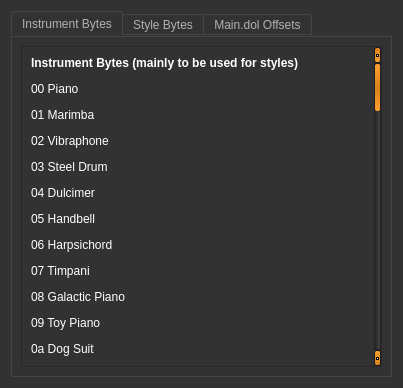
<?xml version="1.0" encoding="UTF-8"?>
<ui version="4.0">
 <class>Dialog</class>
 <widget class="QDialog" name="Dialog">
  <property name="geometry">
   <rect>
    <x>0</x>
    <y>0</y>
    <width>403</width>
    <height>388</height>
   </rect>
  </property>
  <property name="windowTitle">
   <string>Dialog</string>
  </property>
  <property name="styleSheet">
   <string notr="true">QToolTip
{
     border: 1px solid black;
     background-color: #ffa02f;
     padding: 1px;
     border-radius: 3px;
     opacity: 100;
}

QWidget
{
    color: white;
    background-color: #323232;
}

QWidget:item:hover
{
    background-color: QLinearGradient( x1: 0, y1: 0, x2: 0, y2: 1, stop: 0 #ffa02f, stop: 1 #ca0619);
    color: #000000;
}

QWidget:item:selected
{
    background-color: QLinearGradient( x1: 0, y1: 0, x2: 0, y2: 1, stop: 0 #ffa02f, stop: 1 #d7801a);
}

QMenuBar
{
	background: #242424;
}

QMenuBar::item
{
    background: transparent;
}

QMenuBar::item:selected
{
    background: transparent;
    border: 1px solid #ffaa00;
}

QMenuBar::item:pressed
{
    background: #444;
    border: 1px solid #000;
    background-color: QLinearGradient(
        x1:0, y1:0,
        x2:0, y2:1,
        stop:1 #212121,
        stop:0.4 #343434/*,
        stop:0.2 #343434,
        stop:0.1 #ffaa00*/
    );
    margin-bottom:-1px;
    padding-bottom:1px;
}

QMenu
{
    border: 1px solid #000;
}

QMenu::item
{
    padding: 2px 20px 2px 20px;
}

QMenu::item:selected
{
    color: #000000;
}

QWidget:disabled
{
    color: #404040;
    background-color: #323232;
}

QLineEdit
{
    background-color: QLinearGradient( x1: 0, y1: 0, x2: 0, y2: 1, stop: 0 #4d4d4d, stop: 0 #646464, stop: 1 #5d5d5d);
    padding: 1px;
    border-style: solid;
    border: 1px solid #1e1e1e;
    border-radius: 5;
}

QSpinBox
{
    background-color: QLinearGradient( x1: 0, y1: 0, x2: 0, y2: 1, stop: 0 #4d4d4d, stop: 0 #646464, stop: 1 #5d5d5d);
    padding: 1px;
    border-style: solid;
    border: 1px solid #1e1e1e;
    border-radius: 5;
}

QPushButton
{
    color: white;
    background-color: QLinearGradient( x1: 0, y1: 0, x2: 0, y2: 1, stop: 0 #565656, stop: 0.1 #525252, stop: 0.5 #4e4e4e, stop: 0.9 #4a4a4a, stop: 1 #464646);
    border-width: 1px;
    border-color: #1e1e1e;
    border-style: solid;
    border-radius: 6;
    padding: 3px;
    padding-left: 5px;
    padding-right: 5px;
}

QPushButton:pressed
{
    background-color: QLinearGradient( x1: 0, y1: 0, x2: 0, y2: 1, stop: 0 #2d2d2d, stop: 0.1 #2b2b2b, stop: 0.5 #292929, stop: 0.9 #282828, stop: 1 #252525);
}

QComboBox
{
    selection-background-color: #ffaa00;
    background-color: QLinearGradient( x1: 0, y1: 0, x2: 0, y2: 1, stop: 0 #565656, stop: 0.1 #525252, stop: 0.5 #4e4e4e, stop: 0.9 #4a4a4a, stop: 1 #464646);
    border-style: solid;
    border: 1px solid #1e1e1e;
    border-radius: 5;
	padding-left: 4px;
}

QComboBox:hover,QPushButton:hover
{
    border: 2px solid QLinearGradient( x1: 0, y1: 0, x2: 0, y2: 1, stop: 0 #ffa02f, stop: 1 #d7801a);
}


QComboBox:on
{
    background-color: QLinearGradient( x1: 0, y1: 0, x2: 0, y2: 1, stop: 0 #2d2d2d, stop: 0.1 #2b2b2b, stop: 0.5 #292929, stop: 0.9 #282828, stop: 1 #252525);
    selection-background-color: #ffaa00;
}

QComboBox QAbstractItemView
{
    border: 2px solid darkgray;
    selection-background-color: QLinearGradient( x1: 0, y1: 0, x2: 0, y2: 1, stop: 0 #ffa02f, stop: 1 #d7801a);
}

QComboBox::drop-down
{
     subcontrol-origin: padding;
     subcontrol-position: top right;
     width: 15px;

     border-left-width: 0px;
     border-left-color: darkgray;
     border-left-style: solid; /* just a single line */
     border-top-right-radius: 3px; /* same radius as the QComboBox */
     border-bottom-right-radius: 3px;
 }

QComboBox::down-arrow
{
     image: url(:images/images/down_arrow.png);
}

QGroupBox:focus
{
border: 2px solid QLinearGradient( x1: 0, y1: 0, x2: 0, y2: 1, stop: 0 #ffa02f, stop: 1 #d7801a);
}

QTextEdit:focus
{
    border: 2px solid QLinearGradient( x1: 0, y1: 0, x2: 0, y2: 1, stop: 0 #ffa02f, stop: 1 #d7801a);
}

QScrollBar:horizontal {
     border: 1px solid #222222;
     background: QLinearGradient( x1: 0, y1: 0, x2: 0, y2: 1, stop: 0.0 #121212, stop: 0.2 #282828, stop: 1 #484848);
     height: 7px;
     margin: 0px 16px 0 16px;
}

QScrollBar::handle:horizontal
{
      background: QLinearGradient( x1: 0, y1: 0, x2: 1, y2: 0, stop: 0 #ffa02f, stop: 0.5 #d7801a, stop: 1 #ffa02f);
      min-height: 20px;
      border-radius: 2px;
}

QScrollBar::add-line:horizontal {
      border: 1px solid #1b1b19;
      border-radius: 2px;
      background: QLinearGradient( x1: 0, y1: 0, x2: 1, y2: 0, stop: 0 #ffa02f, stop: 1 #d7801a);
      width: 14px;
      subcontrol-position: right;
      subcontrol-origin: margin;
}

QScrollBar::sub-line:horizontal {
      border: 1px solid #1b1b19;
      border-radius: 2px;
      background: QLinearGradient( x1: 0, y1: 0, x2: 1, y2: 0, stop: 0 #ffa02f, stop: 1 #d7801a);
      width: 14px;
     subcontrol-position: left;
     subcontrol-origin: margin;
}

QAbstractItemView
{
    background-color: #121212;
}

QScrollBar::right-arrow:horizontal, QScrollBar::left-arrow:horizontal
{
      border: 1px solid black;
      width: 1px;
      height: 1px;
      background: white;
}

QScrollBar::add-page:horizontal, QScrollBar::sub-page:horizontal
{
      background: none;
}

QScrollBar:vertical
{
      background: QLinearGradient( x1: 0, y1: 0, x2: 1, y2: 0, stop: 0.0 #121212, stop: 0.2 #282828, stop: 1 #484848);
      width: 7px;
      margin: 16px 0 16px 0;
      border: 1px solid #222222;
}

QScrollBar::handle:vertical
{
      background: QLinearGradient( x1: 0, y1: 0, x2: 0, y2: 1, stop: 0 #ffa02f, stop: 0.5 #d7801a, stop: 1 #ffa02f);
      min-height: 20px;
      border-radius: 2px;
}

QScrollBar::add-line:vertical
{
      border: 1px solid #1b1b19;
      border-radius: 2px;
      background: QLinearGradient( x1: 0, y1: 0, x2: 0, y2: 1, stop: 0 #ffa02f, stop: 1 #d7801a);
      height: 14px;
      subcontrol-position: bottom;
      subcontrol-origin: margin;
}

QScrollBar::sub-line:vertical
{
      border: 1px solid #1b1b19;
      border-radius: 2px;
      background: QLinearGradient( x1: 0, y1: 0, x2: 0, y2: 1, stop: 0 #d7801a, stop: 1 #ffa02f);
      height: 14px;
      subcontrol-position: top;
      subcontrol-origin: margin;
}

QScrollBar::up-arrow:vertical, QScrollBar::down-arrow:vertical
{
      border: 1px solid black;
      width: 1px;
      height: 1px;
      background: white;
}


QScrollBar::add-page:vertical, QScrollBar::sub-page:vertical
{
      background: none;
}

QTextEdit
{
    background-color: #242424;
	padding-left: 1px;
}

QPlainTextEdit
{
    background-color: #242424;
}

QHeaderView::section
{
    background-color: QLinearGradient(x1:0, y1:0, x2:0, y2:1, stop:0 #616161, stop: 0.5 #505050, stop: 0.6 #434343, stop:1 #656565);
    color: white;
    padding-left: 4px;
    border: 1px solid #6c6c6c;
}

QCheckBox:disabled
{
color: #414141;
}

QDockWidget::title
{
    text-align: center;
    spacing: 3px; /* spacing between items in the tool bar */
    background-color: QLinearGradient(x1:0, y1:0, x2:0, y2:1, stop:0 #323232, stop: 0.5 #242424, stop:1 #323232);
}

QDockWidget::close-button, QDockWidget::float-button
{
    text-align: center;
    spacing: 1px; /* spacing between items in the tool bar */
    background-color: QLinearGradient(x1:0, y1:0, x2:0, y2:1, stop:0 #323232, stop: 0.5 #242424, stop:1 #323232);
}

QDockWidget::close-button:hover, QDockWidget::float-button:hover
{
    background: #242424;
}

QDockWidget::close-button:pressed, QDockWidget::float-button:pressed
{
    padding: 1px -1px -1px 1px;
}

QMainWindow::separator
{
    background-color: QLinearGradient(x1:0, y1:0, x2:0, y2:1, stop:0 #161616, stop: 0.5 #151515, stop: 0.6 #212121, stop:1 #343434);
    color: white;
    padding-left: 4px;
    border: 1px solid #4c4c4c;
    spacing: 3px; /* spacing between items in the tool bar */
}

QMainWindow::separator:hover
{

    background-color: QLinearGradient(x1:0, y1:0, x2:0, y2:1, stop:0 #d7801a, stop:0.5 #b56c17 stop:1 #ffa02f);
    color: white;
    padding-left: 4px;
    border: 1px solid #6c6c6c;
    spacing: 3px; /* spacing between items in the tool bar */
}

QToolBar::handle
{
     spacing: 3px; /* spacing between items in the tool bar */
     background: url(:images/images/handle.png);
}

QMenu::separator
{
    height: 2px;
    background-color: QLinearGradient(x1:0, y1:0, x2:0, y2:1, stop:0 #161616, stop: 0.5 #151515, stop: 0.6 #212121, stop:1 #343434);
    color: white;
    padding-left: 4px;
    margin-left: 10px;
    margin-right: 5px;
}

QProgressBar
{
    border: 2px solid grey;
    border-radius: 5px;
    text-align: center;
}

QProgressBar::chunk
{
    background-color: #d7801a;
    width: 2.15px;
    margin: 0.5px;
}

QTabBar::tab {
    color: #b1b1b1;
    border: 1px solid #444;
    border-bottom-style: none;
    background-color: #323232;
    padding-left: 10px;
    padding-right: 10px;
    padding-top: 3px;
    padding-bottom: 2px;
    margin-right: -1px;
}

QTabWidget::pane {
    border: 1px solid #444;
    top: 1px;
}

QTabBar::tab:last
{
    margin-right: 0; /* the last selected tab has nothing to overlap with on the right */
    border-top-right-radius: 3px;
}

QTabBar::tab:first:!selected
{
 margin-left: 0px; /* the last selected tab has nothing to overlap with on the right */


    border-top-left-radius: 3px;
}

QTabBar::tab:!selected
{
    color: #b1b1b1;
    border-bottom-style: solid;
    margin-top: 3px;
    background-color: QLinearGradient(x1:0, y1:0, x2:0, y2:1, stop:1 #212121, stop:.4 #343434);
}

QTabBar::tab:selected
{
    border-top-left-radius: 3px;
    border-top-right-radius: 3px;
    margin-bottom: 0px;
}

QTabBar::tab:!selected:hover
{
    /*border-top: 2px solid #ffaa00;
    padding-bottom: 3px;*/
    border-top-left-radius: 3px;
    border-top-right-radius: 3px;
    background-color: QLinearGradient(x1:0, y1:0, x2:0, y2:1, stop:1 #212121, stop:0.4 #343434, stop:0.2 #343434, stop:0.1 #ffaa00);
}

QRadioButton::indicator:checked, QRadioButton::indicator:unchecked{
    color: #b1b1b1;
    background-color: #323232;
    border: 1px solid #b1b1b1;
    border-radius: 6px;
}

QRadioButton::indicator:checked
{
    background-color: qradialgradient(
        cx: 0.5, cy: 0.5,
        fx: 0.5, fy: 0.5,
        radius: 1.0,
        stop: 0.25 #ffaa00,
        stop: 0.3 #323232);
}

QRadioButton::indicator:checked:disabled
{
    background-color: qradialgradient(
        cx: 0.5, cy: 0.5,
        fx: 0.5, fy: 0.5,
        radius: 1.0,
        stop: 0.25 #323232,
        stop: 0.3 #323232);
}

QCheckBox::indicator{
    color: #b1b1b1;
    background-color: #323232;
    border: 1px solid #b1b1b1;
    width: 9px;
    height: 9px;
}

QRadioButton::indicator
{
    border-radius: 6px;
}

QRadioButton::indicator:hover, QCheckBox::indicator:hover
{
    border: 1px solid #ffaa00;
}

QCheckBox::indicator:checked
{
    image:url(:images/images/checkbox.png);
}

QCheckBox::indicator:disabled, QRadioButton::indicator:disabled
{
    border: 1px solid #444;
}</string>
  </property>
  <layout class="QVBoxLayout" name="verticalLayout">
   <item>
    <widget class="QTabWidget" name="MainMenu">
     <property name="currentIndex">
      <number>0</number>
     </property>
     <widget class="QWidget" name="InstrumentBytes">
      <attribute name="title">
       <string>Instrument Bytes</string>
      </attribute>
      <layout class="QVBoxLayout" name="verticalLayout_2">
       <item>
        <widget class="QScrollArea" name="scrollArea_2">
         <property name="widgetResizable">
          <bool>true</bool>
         </property>
         <widget class="QWidget" name="scrollAreaWidgetContents_2">
          <property name="geometry">
           <rect>
            <x>0</x>
            <y>0</y>
            <width>356</width>
            <height>1856</height>
           </rect>
          </property>
          <layout class="QVBoxLayout" name="verticalLayout_4">
           <item>
            <widget class="QLabel" name="label">
             <property name="text">
              <string>&lt;html&gt;&lt;head/&gt;&lt;body&gt;&lt;p&gt;&lt;a name=&quot;message-content-891182965411962911&quot;/&gt;&lt;span style=&quot; font-family:'inherit'; font-weight:600; color:#ffffff;&quot;&gt;I&lt;/span&gt;&lt;span style=&quot; font-family:'inherit'; font-weight:600; color:#ffffff;&quot;&gt;nstrument Bytes (mainly to be used for styles)&lt;/span&gt;&lt;/p&gt;&lt;p&gt;&lt;a name=&quot;message-content-891182965411962911&quot;/&gt;&lt;span style=&quot; font-family:'inherit'; color:#ffffff;&quot;&gt;0&lt;/span&gt;&lt;span style=&quot; font-family:'inherit'; color:#ffffff;&quot;&gt;0 Piano&lt;/span&gt;&lt;/p&gt;&lt;p&gt;&lt;a name=&quot;message-content-891182965411962911&quot;/&gt;&lt;span style=&quot; font-family:'inherit'; color:#ffffff;&quot;&gt;0&lt;/span&gt;&lt;span style=&quot; font-family:'inherit'; color:#ffffff;&quot;&gt;1 Marimba&lt;/span&gt;&lt;/p&gt;&lt;p&gt;&lt;a name=&quot;message-content-891182965411962911&quot;/&gt;&lt;span style=&quot; font-family:'inherit'; color:#ffffff;&quot;&gt;0&lt;/span&gt;&lt;span style=&quot; font-family:'inherit'; color:#ffffff;&quot;&gt;2 Vibraphone&lt;/span&gt;&lt;/p&gt;&lt;p&gt;&lt;a name=&quot;message-content-891182965411962911&quot;/&gt;&lt;span style=&quot; font-family:'inherit'; color:#ffffff;&quot;&gt;0&lt;/span&gt;&lt;span style=&quot; font-family:'inherit'; color:#ffffff;&quot;&gt;3 Steel Drum&lt;/span&gt;&lt;/p&gt;&lt;p&gt;&lt;a name=&quot;message-content-891182965411962911&quot;/&gt;&lt;span style=&quot; font-family:'inherit'; color:#ffffff;&quot;&gt;0&lt;/span&gt;&lt;span style=&quot; font-family:'inherit'; color:#ffffff;&quot;&gt;4 Dulcimer&lt;/span&gt;&lt;/p&gt;&lt;p&gt;&lt;a name=&quot;message-content-891182965411962911&quot;/&gt;&lt;span style=&quot; font-family:'inherit'; color:#ffffff;&quot;&gt;0&lt;/span&gt;&lt;span style=&quot; font-family:'inherit'; color:#ffffff;&quot;&gt;5 Handbell&lt;/span&gt;&lt;/p&gt;&lt;p&gt;&lt;a name=&quot;message-content-891182965411962911&quot;/&gt;&lt;span style=&quot; font-family:'inherit'; color:#ffffff;&quot;&gt;0&lt;/span&gt;&lt;span style=&quot; font-family:'inherit'; color:#ffffff;&quot;&gt;6 Harpsichord&lt;/span&gt;&lt;/p&gt;&lt;p&gt;&lt;a name=&quot;message-content-891182965411962911&quot;/&gt;&lt;span style=&quot; font-family:'inherit'; color:#ffffff;&quot;&gt;0&lt;/span&gt;&lt;span style=&quot; font-family:'inherit'; color:#ffffff;&quot;&gt;7 Timpani&lt;/span&gt;&lt;/p&gt;&lt;p&gt;&lt;a name=&quot;message-content-891182965411962911&quot;/&gt;&lt;span style=&quot; font-family:'inherit'; color:#ffffff;&quot;&gt;0&lt;/span&gt;&lt;span style=&quot; font-family:'inherit'; color:#ffffff;&quot;&gt;8 Galactic Piano&lt;/span&gt;&lt;/p&gt;&lt;p&gt;&lt;a name=&quot;message-content-891182965411962911&quot;/&gt;&lt;span style=&quot; font-family:'inherit'; color:#ffffff;&quot;&gt;0&lt;/span&gt;&lt;span style=&quot; font-family:'inherit'; color:#ffffff;&quot;&gt;9 Toy Piano&lt;/span&gt;&lt;/p&gt;&lt;p&gt;&lt;a name=&quot;message-content-891182965411962911&quot;/&gt;&lt;span style=&quot; font-family:'inherit'; color:#ffffff;&quot;&gt;0&lt;/span&gt;&lt;span style=&quot; font-family:'inherit'; color:#ffffff;&quot;&gt;a Dog Suit&lt;/span&gt;&lt;/p&gt;&lt;p&gt;&lt;a name=&quot;message-content-891182965411962911&quot;/&gt;&lt;span style=&quot; font-family:'inherit'; color:#ffffff;&quot;&gt;0&lt;/span&gt;&lt;span style=&quot; font-family:'inherit'; color:#ffffff;&quot;&gt;b Cat Suit&lt;/span&gt;&lt;/p&gt;&lt;p&gt;&lt;a name=&quot;message-content-891182965411962911&quot;/&gt;&lt;span style=&quot; font-family:'inherit'; color:#ffffff;&quot;&gt;0&lt;/span&gt;&lt;span style=&quot; font-family:'inherit'; color:#ffffff;&quot;&gt;c Rapper&lt;/span&gt;&lt;/p&gt;&lt;p&gt;&lt;a name=&quot;message-content-891182965411962911&quot;/&gt;&lt;span style=&quot; font-family:'inherit'; color:#ffffff;&quot;&gt;0&lt;/span&gt;&lt;span style=&quot; font-family:'inherit'; color:#ffffff;&quot;&gt;d Acoustic Guitar&lt;/span&gt;&lt;/p&gt;&lt;p&gt;&lt;a name=&quot;message-content-891182965411962911&quot;/&gt;&lt;span style=&quot; font-family:'inherit'; color:#ffffff;&quot;&gt;0&lt;/span&gt;&lt;span style=&quot; font-family:'inherit'; color:#ffffff;&quot;&gt;e Electric Guitar&lt;/span&gt;&lt;/p&gt;&lt;p&gt;&lt;a name=&quot;message-content-891182965411962911&quot;/&gt;&lt;span style=&quot; font-family:'inherit'; color:#ffffff;&quot;&gt;0&lt;/span&gt;&lt;span style=&quot; font-family:'inherit'; color:#ffffff;&quot;&gt;f Electric Bass&lt;/span&gt;&lt;/p&gt;&lt;p&gt;&lt;a name=&quot;message-content-891182965411962911&quot;/&gt;&lt;span style=&quot; font-family:'inherit'; color:#ffffff;&quot;&gt;1&lt;/span&gt;&lt;span style=&quot; font-family:'inherit'; color:#ffffff;&quot;&gt;0 Double Bass&lt;/span&gt;&lt;/p&gt;&lt;p&gt;&lt;a name=&quot;message-content-891182965411962911&quot;/&gt;&lt;span style=&quot; font-family:'inherit'; color:#ffffff;&quot;&gt;1&lt;/span&gt;&lt;span style=&quot; font-family:'inherit'; color:#ffffff;&quot;&gt;1 Ukulele&lt;/span&gt;&lt;/p&gt;&lt;p&gt;&lt;a name=&quot;message-content-891182965411962911&quot;/&gt;&lt;span style=&quot; font-family:'inherit'; color:#ffffff;&quot;&gt;1&lt;/span&gt;&lt;span style=&quot; font-family:'inherit'; color:#ffffff;&quot;&gt;2 Banjo&lt;/span&gt;&lt;/p&gt;&lt;p&gt;&lt;a name=&quot;message-content-891182965411962911&quot;/&gt;&lt;span style=&quot; font-family:'inherit'; color:#ffffff;&quot;&gt;1&lt;/span&gt;&lt;span style=&quot; font-family:'inherit'; color:#ffffff;&quot;&gt;3 Sitar&lt;/span&gt;&lt;/p&gt;&lt;p&gt;&lt;a name=&quot;message-content-891182965411962911&quot;/&gt;&lt;span style=&quot; font-family:'inherit'; color:#ffffff;&quot;&gt;1&lt;/span&gt;&lt;span style=&quot; font-family:'inherit'; color:#ffffff;&quot;&gt;4 Shamisen&lt;/span&gt;&lt;/p&gt;&lt;p&gt;&lt;a name=&quot;message-content-891182965411962911&quot;/&gt;&lt;span style=&quot; font-family:'inherit'; color:#ffffff;&quot;&gt;1&lt;/span&gt;&lt;span style=&quot; font-family:'inherit'; color:#ffffff;&quot;&gt;5 Harp&lt;/span&gt;&lt;/p&gt;&lt;p&gt;&lt;a name=&quot;message-content-891182965411962911&quot;/&gt;&lt;span style=&quot; font-family:'inherit'; color:#ffffff;&quot;&gt;1&lt;/span&gt;&lt;span style=&quot; font-family:'inherit'; color:#ffffff;&quot;&gt;6 Galactic Guitar&lt;/span&gt;&lt;/p&gt;&lt;p&gt;&lt;a name=&quot;message-content-891182965411962911&quot;/&gt;&lt;span style=&quot; font-family:'inherit'; color:#ffffff;&quot;&gt;1&lt;/span&gt;&lt;span style=&quot; font-family:'inherit'; color:#ffffff;&quot;&gt;7 Galactic Bass&lt;/span&gt;&lt;/p&gt;&lt;p&gt;&lt;a name=&quot;message-content-891182965411962911&quot;/&gt;&lt;span style=&quot; font-family:'inherit'; color:#ffffff;&quot;&gt;1&lt;/span&gt;&lt;span style=&quot; font-family:'inherit'; color:#ffffff;&quot;&gt;8 Jews Harp&lt;/span&gt;&lt;/p&gt;&lt;p&gt;&lt;a name=&quot;message-content-891182965411962911&quot;/&gt;&lt;span style=&quot; font-family:'inherit'; color:#ffffff;&quot;&gt;1&lt;/span&gt;&lt;span style=&quot; font-family:'inherit'; color:#ffffff;&quot;&gt;9 Violin&lt;/span&gt;&lt;/p&gt;&lt;p&gt;&lt;a name=&quot;message-content-891182965411962911&quot;/&gt;&lt;span style=&quot; font-family:'inherit'; color:#ffffff;&quot;&gt;1&lt;/span&gt;&lt;span style=&quot; font-family:'inherit'; color:#ffffff;&quot;&gt;a Cello&lt;/span&gt;&lt;/p&gt;&lt;p&gt;&lt;a name=&quot;message-content-891182965411962911&quot;/&gt;&lt;span style=&quot; font-family:'inherit'; color:#ffffff;&quot;&gt;1&lt;/span&gt;&lt;span style=&quot; font-family:'inherit'; color:#ffffff;&quot;&gt;b Trumpet&lt;/span&gt;&lt;/p&gt;&lt;p&gt;&lt;a name=&quot;message-content-891182965411962911&quot;/&gt;&lt;span style=&quot; font-family:'inherit'; color:#ffffff;&quot;&gt;1&lt;/span&gt;&lt;span style=&quot; font-family:'inherit'; color:#ffffff;&quot;&gt;c Saxophone&lt;/span&gt;&lt;/p&gt;&lt;p&gt;&lt;a name=&quot;message-content-891182965411962911&quot;/&gt;&lt;span style=&quot; font-family:'inherit'; color:#ffffff;&quot;&gt;1&lt;/span&gt;&lt;span style=&quot; font-family:'inherit'; color:#ffffff;&quot;&gt;d Flute&lt;/span&gt;&lt;/p&gt;&lt;p&gt;&lt;a name=&quot;message-content-891182965411962911&quot;/&gt;&lt;span style=&quot; font-family:'inherit'; color:#ffffff;&quot;&gt;1&lt;/span&gt;&lt;span style=&quot; font-family:'inherit'; color:#ffffff;&quot;&gt;e Clairenet&lt;/span&gt;&lt;/p&gt;&lt;p&gt;&lt;a name=&quot;message-content-891182965411962911&quot;/&gt;&lt;span style=&quot; font-family:'inherit'; color:#ffffff;&quot;&gt;1&lt;/span&gt;&lt;span style=&quot; font-family:'inherit'; color:#ffffff;&quot;&gt;f Tuba&lt;/span&gt;&lt;/p&gt;&lt;p&gt;&lt;a name=&quot;message-content-891182965411962911&quot;/&gt;&lt;span style=&quot; font-family:'inherit'; color:#ffffff;&quot;&gt;2&lt;/span&gt;&lt;span style=&quot; font-family:'inherit'; color:#ffffff;&quot;&gt;0 Accordion&lt;/span&gt;&lt;/p&gt;&lt;p&gt;&lt;a name=&quot;message-content-891182965411962911&quot;/&gt;&lt;span style=&quot; font-family:'inherit'; color:#ffffff;&quot;&gt;2&lt;/span&gt;&lt;span style=&quot; font-family:'inherit'; color:#ffffff;&quot;&gt;1 Harmonica&lt;/span&gt;&lt;/p&gt;&lt;p&gt;&lt;a name=&quot;message-content-891182965411962911&quot;/&gt;&lt;span style=&quot; font-family:'inherit'; color:#ffffff;&quot;&gt;2&lt;/span&gt;&lt;span style=&quot; font-family:'inherit'; color:#ffffff;&quot;&gt;2 Bagpipe&lt;/span&gt;&lt;/p&gt;&lt;p&gt;&lt;a name=&quot;message-content-891182965411962911&quot;/&gt;&lt;span style=&quot; font-family:'inherit'; color:#ffffff;&quot;&gt;2&lt;/span&gt;&lt;span style=&quot; font-family:'inherit'; color:#ffffff;&quot;&gt;3 Recorder&lt;/span&gt;&lt;/p&gt;&lt;p&gt;&lt;a name=&quot;message-content-891182965411962911&quot;/&gt;&lt;span style=&quot; font-family:'inherit'; color:#ffffff;&quot;&gt;2&lt;/span&gt;&lt;span style=&quot; font-family:'inherit'; color:#ffffff;&quot;&gt;4 Galactic Horn&lt;/span&gt;&lt;/p&gt;&lt;p&gt;&lt;a name=&quot;message-content-891182965411962911&quot;/&gt;&lt;span style=&quot; font-family:'inherit'; color:#ffffff;&quot;&gt;2&lt;/span&gt;&lt;span style=&quot; font-family:'inherit'; color:#ffffff;&quot;&gt;5 NES Horn&lt;/span&gt;&lt;/p&gt;&lt;p&gt;&lt;a name=&quot;message-content-891182965411962911&quot;/&gt;&lt;span style=&quot; font-family:'inherit'; color:#ffffff;&quot;&gt;2&lt;/span&gt;&lt;span style=&quot; font-family:'inherit'; color:#ffffff;&quot;&gt;6 Female Singer&lt;/span&gt;&lt;/p&gt;&lt;p&gt;&lt;a name=&quot;message-content-891182965411962911&quot;/&gt;&lt;span style=&quot; font-family:'inherit'; color:#ffffff;&quot;&gt;2&lt;/span&gt;&lt;span style=&quot; font-family:'inherit'; color:#ffffff;&quot;&gt;7 Male Singer&lt;/span&gt;&lt;/p&gt;&lt;p&gt;&lt;a name=&quot;message-content-891182965411962911&quot;/&gt;&lt;span style=&quot; font-family:'inherit'; color:#ffffff;&quot;&gt;2&lt;/span&gt;&lt;span style=&quot; font-family:'inherit'; color:#ffffff;&quot;&gt;8 Basic Drums&lt;/span&gt;&lt;/p&gt;&lt;p&gt;&lt;a name=&quot;message-content-891182965411962911&quot;/&gt;&lt;span style=&quot; font-family:'inherit'; color:#ffffff;&quot;&gt;2&lt;/span&gt;&lt;span style=&quot; font-family:'inherit'; color:#ffffff;&quot;&gt;9 Rock Drums&lt;/span&gt;&lt;/p&gt;&lt;p&gt;&lt;a name=&quot;message-content-891182965411962911&quot;/&gt;&lt;span style=&quot; font-family:'inherit'; color:#ffffff;&quot;&gt;2&lt;/span&gt;&lt;span style=&quot; font-family:'inherit'; color:#ffffff;&quot;&gt;a Jazz Drums&lt;/span&gt;&lt;/p&gt;&lt;p&gt;&lt;a name=&quot;message-content-891182965411962911&quot;/&gt;&lt;span style=&quot; font-family:'inherit'; color:#ffffff;&quot;&gt;2&lt;/span&gt;&lt;span style=&quot; font-family:'inherit'; color:#ffffff;&quot;&gt;b Latin Drums&lt;/span&gt;&lt;/p&gt;&lt;p&gt;&lt;a name=&quot;message-content-891182965411962911&quot;/&gt;&lt;span style=&quot; font-family:'inherit'; color:#ffffff;&quot;&gt;2&lt;/span&gt;&lt;span style=&quot; font-family:'inherit'; color:#ffffff;&quot;&gt;c Ballad Drums&lt;/span&gt;&lt;/p&gt;&lt;p&gt;&lt;a name=&quot;message-content-891182965411962911&quot;/&gt;&lt;span style=&quot; font-family:'inherit'; color:#ffffff;&quot;&gt;2&lt;/span&gt;&lt;span style=&quot; font-family:'inherit'; color:#ffffff;&quot;&gt;d Congas&lt;/span&gt;&lt;/p&gt;&lt;p&gt;&lt;a name=&quot;message-content-891182965411962911&quot;/&gt;&lt;span style=&quot; font-family:'inherit'; color:#ffffff;&quot;&gt;2&lt;/span&gt;&lt;span style=&quot; font-family:'inherit'; color:#ffffff;&quot;&gt;e Maracas&lt;/span&gt;&lt;/p&gt;&lt;p&gt;&lt;a name=&quot;message-content-891182965411962911&quot;/&gt;&lt;span style=&quot; font-family:'inherit'; color:#ffffff;&quot;&gt;2&lt;/span&gt;&lt;span style=&quot; font-family:'inherit'; color:#ffffff;&quot;&gt;f Tambourine&lt;/span&gt;&lt;/p&gt;&lt;p&gt;&lt;a name=&quot;message-content-891182965411962911&quot;/&gt;&lt;span style=&quot; font-family:'inherit'; color:#ffffff;&quot;&gt;3&lt;/span&gt;&lt;span style=&quot; font-family:'inherit'; color:#ffffff;&quot;&gt;0 Cuica&lt;/span&gt;&lt;/p&gt;&lt;p&gt;&lt;a name=&quot;message-content-891182965411962911&quot;/&gt;&lt;span style=&quot; font-family:'inherit'; color:#ffffff;&quot;&gt;3&lt;/span&gt;&lt;span style=&quot; font-family:'inherit'; color:#ffffff;&quot;&gt;1 Cowbell&lt;/span&gt;&lt;/p&gt;&lt;p&gt;&lt;a name=&quot;message-content-891182965411962911&quot;/&gt;&lt;span style=&quot; font-family:'inherit'; color:#ffffff;&quot;&gt;3&lt;/span&gt;&lt;span style=&quot; font-family:'inherit'; color:#ffffff;&quot;&gt;2 Hand Clap&lt;/span&gt;&lt;/p&gt;&lt;p&gt;&lt;a name=&quot;message-content-891182965411962911&quot;/&gt;&lt;span style=&quot; font-family:'inherit'; color:#ffffff;&quot;&gt;3&lt;/span&gt;&lt;span style=&quot; font-family:'inherit'; color:#ffffff;&quot;&gt;3 Bells&lt;/span&gt;&lt;/p&gt;&lt;p&gt;&lt;a name=&quot;message-content-891182965411962911&quot;/&gt;&lt;span style=&quot; font-family:'inherit'; color:#ffffff;&quot;&gt;3&lt;/span&gt;&lt;span style=&quot; font-family:'inherit'; color:#ffffff;&quot;&gt;4 Castanets&lt;/span&gt;&lt;/p&gt;&lt;p&gt;&lt;a name=&quot;message-content-891182965411962911&quot;/&gt;&lt;span style=&quot; font-family:'inherit'; color:#ffffff;&quot;&gt;3&lt;/span&gt;&lt;span style=&quot; font-family:'inherit'; color:#ffffff;&quot;&gt;5 Guiro&lt;/span&gt;&lt;/p&gt;&lt;p&gt;&lt;a name=&quot;message-content-891182965411962911&quot;/&gt;&lt;span style=&quot; font-family:'inherit'; color:#ffffff;&quot;&gt;3&lt;/span&gt;&lt;span style=&quot; font-family:'inherit'; color:#ffffff;&quot;&gt;6 Timpales&lt;/span&gt;&lt;/p&gt;&lt;p&gt;&lt;a name=&quot;message-content-891182965411962911&quot;/&gt;&lt;span style=&quot; font-family:'inherit'; color:#ffffff;&quot;&gt;3&lt;/span&gt;&lt;span style=&quot; font-family:'inherit'; color:#ffffff;&quot;&gt;7 Djembe&lt;/span&gt;&lt;/p&gt;&lt;p&gt;&lt;a name=&quot;message-content-891182965411962911&quot;/&gt;&lt;span style=&quot; font-family:'inherit'; color:#ffffff;&quot;&gt;3&lt;/span&gt;&lt;span style=&quot; font-family:'inherit'; color:#ffffff;&quot;&gt;8 Taiko Drum&lt;/span&gt;&lt;/p&gt;&lt;p&gt;&lt;a name=&quot;message-content-891182965411962911&quot;/&gt;&lt;span style=&quot; font-family:'inherit'; color:#ffffff;&quot;&gt;3&lt;/span&gt;&lt;span style=&quot; font-family:'inherit'; color:#ffffff;&quot;&gt;9 Cheerleader&lt;/span&gt;&lt;/p&gt;&lt;p&gt;&lt;a name=&quot;message-content-891182965411962911&quot;/&gt;&lt;span style=&quot; font-family:'inherit'; color:#ffffff;&quot;&gt;3&lt;/span&gt;&lt;span style=&quot; font-family:'inherit'; color:#ffffff;&quot;&gt;a Snare Drum&lt;/span&gt;&lt;/p&gt;&lt;p&gt;&lt;a name=&quot;message-content-891182965411962911&quot;/&gt;&lt;span style=&quot; font-family:'inherit'; color:#ffffff;&quot;&gt;3&lt;/span&gt;&lt;span style=&quot; font-family:'inherit'; color:#ffffff;&quot;&gt;b Bass Drum&lt;/span&gt;&lt;/p&gt;&lt;p&gt;&lt;a name=&quot;message-content-891182965411962911&quot;/&gt;&lt;span style=&quot; font-family:'inherit'; color:#ffffff;&quot;&gt;3&lt;/span&gt;&lt;span style=&quot; font-family:'inherit'; color:#ffffff;&quot;&gt;c Galactic Drums&lt;/span&gt;&lt;/p&gt;&lt;p&gt;&lt;a name=&quot;message-content-891182965411962911&quot;/&gt;&lt;span style=&quot; font-family:'inherit'; color:#ffffff;&quot;&gt;3&lt;/span&gt;&lt;span style=&quot; font-family:'inherit'; color:#ffffff;&quot;&gt;d Galactic Congas&lt;/span&gt;&lt;/p&gt;&lt;p&gt;&lt;a name=&quot;message-content-891182965411962911&quot;/&gt;&lt;span style=&quot; font-family:'inherit'; color:#ffffff;&quot;&gt;3&lt;/span&gt;&lt;span style=&quot; font-family:'inherit'; color:#ffffff;&quot;&gt;e DJ Turntables&lt;/span&gt;&lt;/p&gt;&lt;p&gt;&lt;a name=&quot;message-content-891182965411962911&quot;/&gt;&lt;span style=&quot; font-family:'inherit'; color:#ffffff;&quot;&gt;3&lt;/span&gt;&lt;span style=&quot; font-family:'inherit'; color:#ffffff;&quot;&gt;f Black Belt&lt;/span&gt;&lt;/p&gt;&lt;p&gt;&lt;a name=&quot;message-content-891182965411962911&quot;/&gt;&lt;span style=&quot; font-family:'inherit'; color:#ffffff;&quot;&gt;4&lt;/span&gt;&lt;span style=&quot; font-family:'inherit'; color:#ffffff;&quot;&gt;0 Reggae Drums&lt;/span&gt;&lt;/p&gt;&lt;p&gt;&lt;a name=&quot;message-content-891182965411962911&quot;/&gt;&lt;span style=&quot; font-family:'inherit'; color:#ffffff;&quot;&gt;4&lt;/span&gt;&lt;span style=&quot; font-family:'inherit'; color:#ffffff;&quot;&gt;1 Whistle&lt;/span&gt;&lt;/p&gt;&lt;p&gt;&lt;a name=&quot;message-content-891182965411962911&quot;/&gt;&lt;span style=&quot; font-family:'inherit'; color:#ffffff;&quot;&gt;4&lt;/span&gt;&lt;span style=&quot; font-family:'inherit'; color:#ffffff;&quot;&gt;2 Beatboxer&lt;/span&gt;&lt;/p&gt;&lt;p&gt;&lt;a name=&quot;message-content-891182965411962911&quot;/&gt;&lt;span style=&quot; font-family:'inherit'; color:#ffffff;&quot;&gt;4&lt;/span&gt;&lt;span style=&quot; font-family:'inherit'; color:#ffffff;&quot;&gt;3 Advanced Basic Drums&lt;/span&gt;&lt;/p&gt;&lt;p&gt;&lt;a name=&quot;message-content-891182965411962911&quot;/&gt;&lt;span style=&quot; font-family:'inherit'; color:#ffffff;&quot;&gt;4&lt;/span&gt;&lt;span style=&quot; font-family:'inherit'; color:#ffffff;&quot;&gt;4 Advanced Rock Drums&lt;/span&gt;&lt;/p&gt;&lt;p&gt;&lt;a name=&quot;message-content-891182965411962911&quot;/&gt;&lt;span style=&quot; font-family:'inherit'; color:#ffffff;&quot;&gt;4&lt;/span&gt;&lt;span style=&quot; font-family:'inherit'; color:#ffffff;&quot;&gt;5 Advanced Jazz Drums&lt;/span&gt;&lt;/p&gt;&lt;p&gt;&lt;a name=&quot;message-content-891182965411962911&quot;/&gt;&lt;span style=&quot; font-family:'inherit'; color:#ffffff;&quot;&gt;4&lt;/span&gt;&lt;span style=&quot; font-family:'inherit'; color:#ffffff;&quot;&gt;6 Advanced Galactic Drums&lt;/span&gt;&lt;/p&gt;&lt;p&gt;&lt;a name=&quot;message-content-891182965411962911&quot;/&gt;&lt;span style=&quot; font-family:'inherit'; color:#ffffff;&quot;&gt;4&lt;/span&gt;&lt;span style=&quot; font-family:'inherit'; color:#ffffff;&quot;&gt;7 Tempokun&lt;/span&gt;&lt;/p&gt;&lt;p&gt;&lt;a name=&quot;message-content-891182965411962911&quot;/&gt;&lt;span style=&quot; font-family:'inherit'; color:#ffffff;&quot;&gt;4&lt;/span&gt;&lt;span style=&quot; font-family:'inherit'; color:#ffffff;&quot;&gt;8 ??? (supposedly this is michael tetori) &lt;/span&gt;&lt;/p&gt;&lt;/body&gt;&lt;/html&gt;</string>
             </property>
             <property name="wordWrap">
              <bool>true</bool>
             </property>
            </widget>
           </item>
          </layout>
         </widget>
        </widget>
       </item>
      </layout>
     </widget>
     <widget class="QWidget" name="StyleBytes">
      <attribute name="title">
       <string>Style Bytes</string>
      </attribute>
      <layout class="QVBoxLayout" name="verticalLayout_3">
       <item>
        <widget class="QScrollArea" name="scrollArea">
         <property name="widgetResizable">
          <bool>true</bool>
         </property>
         <widget class="QWidget" name="scrollAreaWidgetContents">
          <property name="geometry">
           <rect>
            <x>0</x>
            <y>0</y>
            <width>356</width>
            <height>4034</height>
           </rect>
          </property>
          <layout class="QVBoxLayout" name="verticalLayout_5">
           <item>
            <widget class="QLabel" name="label_2">
             <property name="text">
              <string>&lt;html&gt;&lt;head/&gt;&lt;body&gt;&lt;p&gt;&lt;span style=&quot; font-weight:600;&quot;&gt;Style Bytes&lt;/span&gt;&lt;/p&gt;&lt;p&gt;00 -- Jazz&lt;/p&gt;&lt;p&gt;01 -- Rock&lt;/p&gt;&lt;p&gt;02 -- Latin&lt;/p&gt;&lt;p&gt;03 -- March&lt;/p&gt;&lt;p&gt;04 -- Electronic&lt;/p&gt;&lt;p&gt;05 -- Pop&lt;/p&gt;&lt;p&gt;06 -- Japanese&lt;/p&gt;&lt;p&gt;07 -- Tango&lt;/p&gt;&lt;p&gt;08 -- Classic&lt;/p&gt;&lt;p&gt;09 -- Hawaiian&lt;/p&gt;&lt;p&gt;0A -- Reggae&lt;/p&gt;&lt;p&gt;0B -- Little Star&lt;/p&gt;&lt;p&gt;0C -- Yankee Doodle&lt;/p&gt;&lt;p&gt;0D -- Clementine&lt;/p&gt;&lt;p&gt;0E -- Scarborough Fair&lt;/p&gt;&lt;p&gt;0F -- Carmen&lt;/p&gt;&lt;p&gt;10 -- Christmas Tree&lt;/p&gt;&lt;p&gt;11 -- Over The Waves&lt;/p&gt;&lt;p&gt;12 -- Every Breath You Take&lt;/p&gt;&lt;p&gt;13 -- Chariots Of Fire&lt;/p&gt;&lt;p&gt;14 -- September&lt;/p&gt;&lt;p&gt;15 -- Material Girl&lt;/p&gt;&lt;p&gt;16 -- I'll Be There&lt;/p&gt;&lt;p&gt;17 -- Woman&lt;/p&gt;&lt;p&gt;18 -- Never Been To Me&lt;/p&gt;&lt;p&gt;19 -- Zelda&lt;/p&gt;&lt;p&gt;1A -- Wii Sports&lt;/p&gt;&lt;p&gt;1B -- Animal Crossing&lt;/p&gt;&lt;p&gt;1C -- Minuet&lt;/p&gt;&lt;p&gt;1D -- Entertainer&lt;/p&gt;&lt;p&gt;1E -- Happy Birthday&lt;/p&gt;&lt;p&gt;1F -- La Cucaracha&lt;/p&gt;&lt;p&gt;20 -- Santurtzi To Bilbao&lt;/p&gt;&lt;p&gt;21 -- Night Music&lt;/p&gt;&lt;p&gt;22 -- Blue Danube&lt;/p&gt;&lt;p&gt;23 -- K.K. Blues&lt;/p&gt;&lt;p&gt;24 -- Wii Music&lt;/p&gt;&lt;p&gt;25 -- Flamenco&lt;/p&gt;&lt;p&gt;26 -- Karate&lt;/p&gt;&lt;p&gt;27 -- Parade&lt;/p&gt;&lt;p&gt;28 -- Exotic&lt;/p&gt;&lt;p&gt;29 -- A Capella&lt;/p&gt;&lt;p&gt;2A -- Calypso&lt;/p&gt;&lt;p&gt;2B -- Animals&lt;/p&gt;&lt;p&gt;2C -- NES-Style&lt;/p&gt;&lt;p&gt;2D -- Main Menu (Pop)&lt;/p&gt;&lt;p&gt;2E -- Main Menu (Electronic)&lt;/p&gt;&lt;p&gt;2F -- Main Menu (Japanese)&lt;/p&gt;&lt;p&gt;30 -- Main Menu (March)&lt;/p&gt;&lt;p&gt;31 -- Main Menu (Acapella)&lt;/p&gt;&lt;p&gt;32 -- Orchestral&lt;/p&gt;&lt;p&gt;33 -- Ballad&lt;/p&gt;&lt;p&gt;34 -- African&lt;/p&gt;&lt;p&gt;35 -- Galactic&lt;/p&gt;&lt;p&gt;36 -- Hip-Hop&lt;/p&gt;&lt;p&gt;37 -- Samba&lt;/p&gt;&lt;p&gt;38 -- Acoustic&lt;/p&gt;&lt;p&gt;39 -- March Style&lt;/p&gt;&lt;p&gt;3A -- Tuba Melody&lt;/p&gt;&lt;p&gt;3B and 40 -- All Galactic Piano&lt;/p&gt;&lt;p&gt;3C and 41 -- African Electronic&lt;/p&gt;&lt;p&gt;3D and 3E -- Alternate Classical&lt;/p&gt;&lt;p&gt;3F -- Cello Trio (and a tuba)&lt;/p&gt;&lt;p&gt;42 -- I dont remember, but it reminds me of the beta style&lt;/p&gt;&lt;p&gt;43 -- Handbell&lt;/p&gt;&lt;p&gt;44 -- Soul&lt;/p&gt;&lt;p&gt;45 -- Alternate Zelda Style&lt;/p&gt;&lt;/body&gt;&lt;/html&gt;</string>
             </property>
             <property name="wordWrap">
              <bool>true</bool>
             </property>
            </widget>
           </item>
           <item>
            <spacer name="verticalSpacer_2">
             <property name="orientation">
              <enum>Qt::Vertical</enum>
             </property>
             <property name="sizeHint" stdset="0">
              <size>
               <width>20</width>
               <height>2322</height>
              </size>
             </property>
            </spacer>
           </item>
          </layout>
         </widget>
        </widget>
       </item>
      </layout>
     </widget>
     <widget class="QWidget" name="tab">
      <attribute name="title">
       <string>Main.dol Offsets</string>
      </attribute>
      <layout class="QVBoxLayout" name="verticalLayout_6">
       <item>
        <widget class="QScrollArea" name="scrollArea_3">
         <property name="widgetResizable">
          <bool>true</bool>
         </property>
         <widget class="QWidget" name="scrollAreaWidgetContents_3">
          <property name="geometry">
           <rect>
            <x>0</x>
            <y>0</y>
            <width>363</width>
            <height>324</height>
           </rect>
          </property>
          <layout class="QVBoxLayout" name="verticalLayout_7">
           <item>
            <widget class="QLabel" name="label_3">
             <property name="text">
              <string>&lt;html&gt;&lt;head/&gt;&lt;body&gt;&lt;p&gt;&lt;span style=&quot; font-weight:600;&quot;&gt;Main.dol Offsets&lt;/span&gt;&lt;/p&gt;&lt;p&gt;515E8A -- Instrument Segmentation(s) (not much is known about this)&lt;/p&gt;&lt;p&gt;What's known about this offset:&lt;/p&gt;&lt;p&gt;The real instrument segments starts here (515EC0)&lt;/p&gt;&lt;p&gt;Each segment is 54 bytes long&lt;/p&gt;&lt;p&gt;In order to tell the difference between the separate instruments, look for the instrument's id in the segment (for example, here's the rapper's segment:&lt;/p&gt;&lt;p&gt;00 00 00 0C 00 00 00 00 00 00 00 0C 00 00 00 01 FF FF FF FF 00 00 00 18 FF FF FF FF 00 00 00 0C 00 00 00 00 00 00 00 0C FF FF FF FF FF FF FF FF 00 00 00 08 FF FF FF FF 00 00 00 0C 00 00 00 00 00 00 00 0C 00 00 00 00 00 00 00 01 00 00 00 01 FF FF FF FF&lt;/p&gt;&lt;p&gt;the abundance of the instruments id (in this case, 0C) will be a giveaway to which instrument segment it is)&lt;/p&gt;&lt;p&gt;5A7EAC -- Stage Segmentation(s) (again, not much is known about this) &lt;/p&gt;&lt;/body&gt;&lt;/html&gt;</string>
             </property>
             <property name="wordWrap">
              <bool>true</bool>
             </property>
            </widget>
           </item>
          </layout>
         </widget>
        </widget>
       </item>
      </layout>
     </widget>
    </widget>
   </item>
  </layout>
 </widget>
 <resources/>
 <connections/>
</ui>
